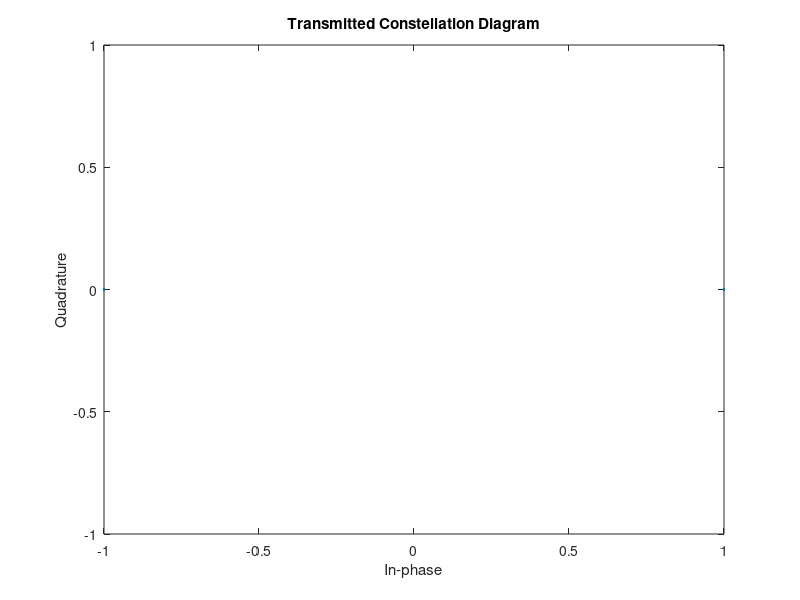
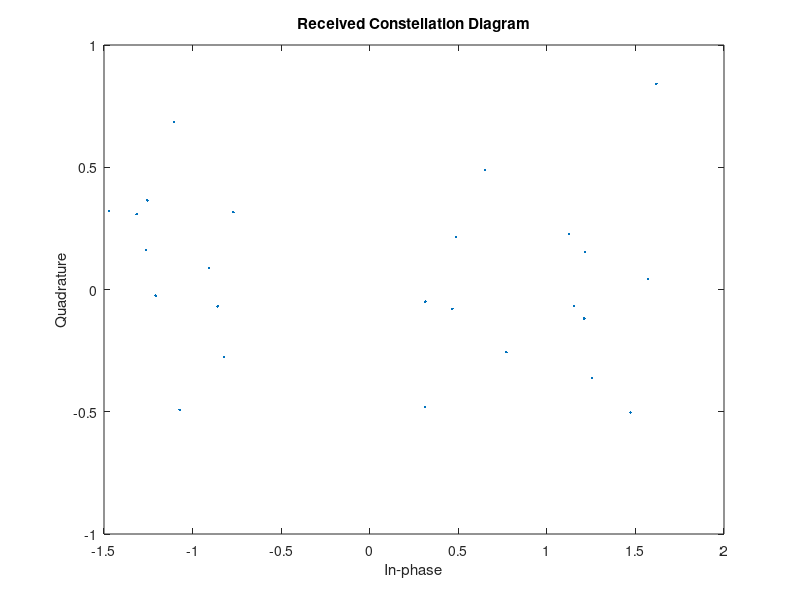

Here is the MATLAB script that generated these plots, in order:
% OFDM System Simulation

% Get user input for parameters
num_subcarriers = input('Enter number of subcarriers: ');
fft_size = input('Enter FFT size: ');
cp_length = input('Enter cyclic prefix length: ');
SNR_dB = input('Enter SNR in dB: ');

% Generate random data
data_length = num_subcarriers * fft_size;
data = randi([0, 1], 1, data_length);

% Modulation (BPSK)
modulated_data = 2 * data - 1;

% Reshape data for IFFT
modulated_data_matrix = reshape(modulated_data, fft_size, []);

% Perform IFFT
time_domain_signal = ifft(modulated_data_matrix, fft_size, 1);

% Add cyclic prefix
time_domain_signal_with_cp = [time_domain_signal(end - cp_length + 1:end, :); time_domain_signal];

% Simulate channel (AWGN)
SNR_linear = 10^(SNR_dB / 10);
noisy_signal = awgn(time_domain_signal_with_cp, SNR_dB, 'measured');

% Remove cyclic prefix
received_signal = noisy_signal(cp_length + 1:end, :);

% Perform FFT
received_data_matrix = fft(received_signal, fft_size, 1);

% Demodulation (BPSK)
demodulated_data = real(received_data_matrix(:)) > 0;

% Calculate Bit Error Rate (BER)
bit_errors = sum(data ~= demodulated_data);
BER = bit_errors / data_length;

% Display results
fprintf('SNR: %.2f dB\n', SNR_dB);
fprintf('Bit Error Rate (BER): %.6f\n', BER);

% Plot original and received constellation diagrams
scatterplot(modulated_data);
title('Transmitted Constellation Diagram');
figure;
scatterplot(received_data_matrix(:));
title('Received Constellation Diagram');

